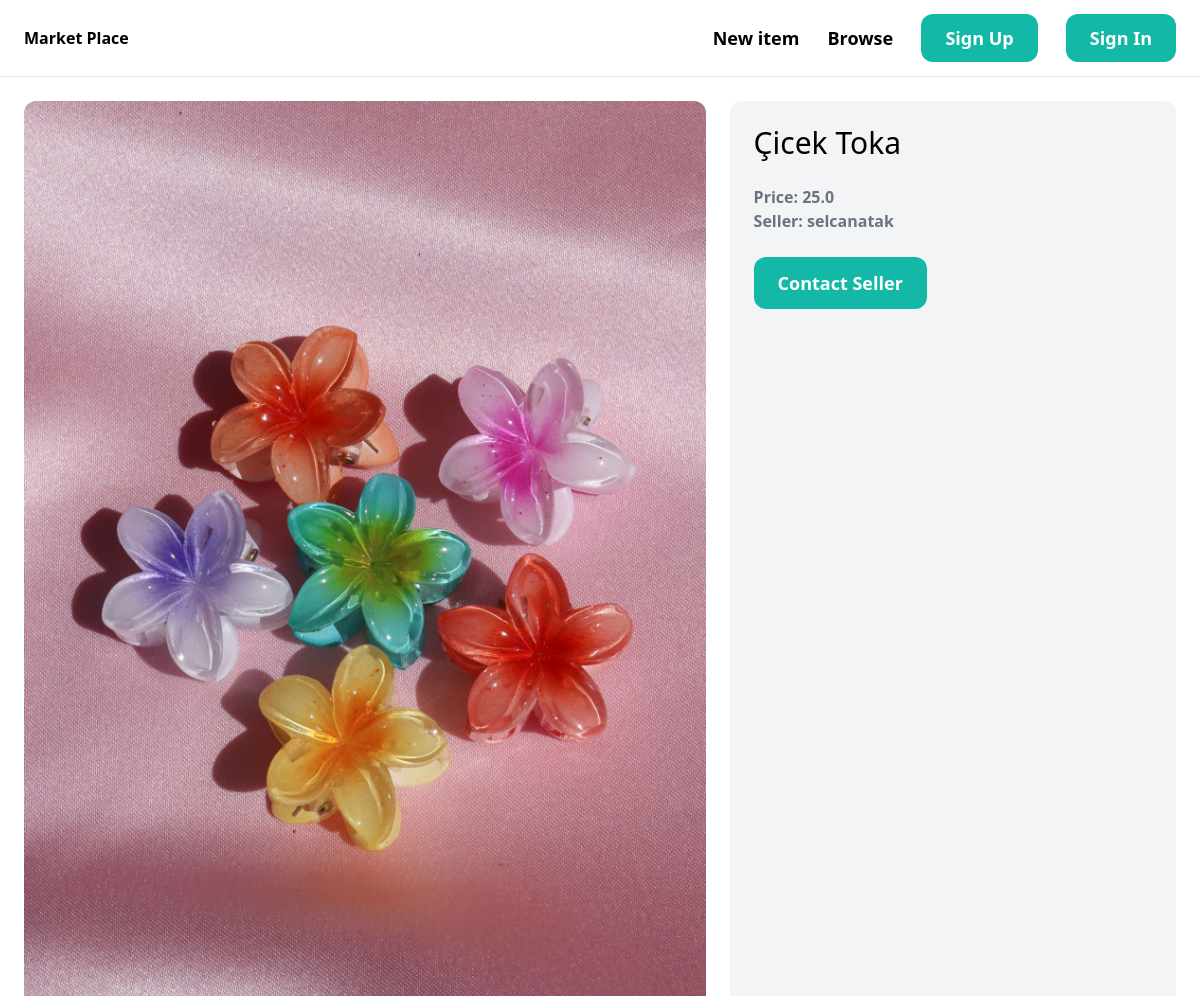
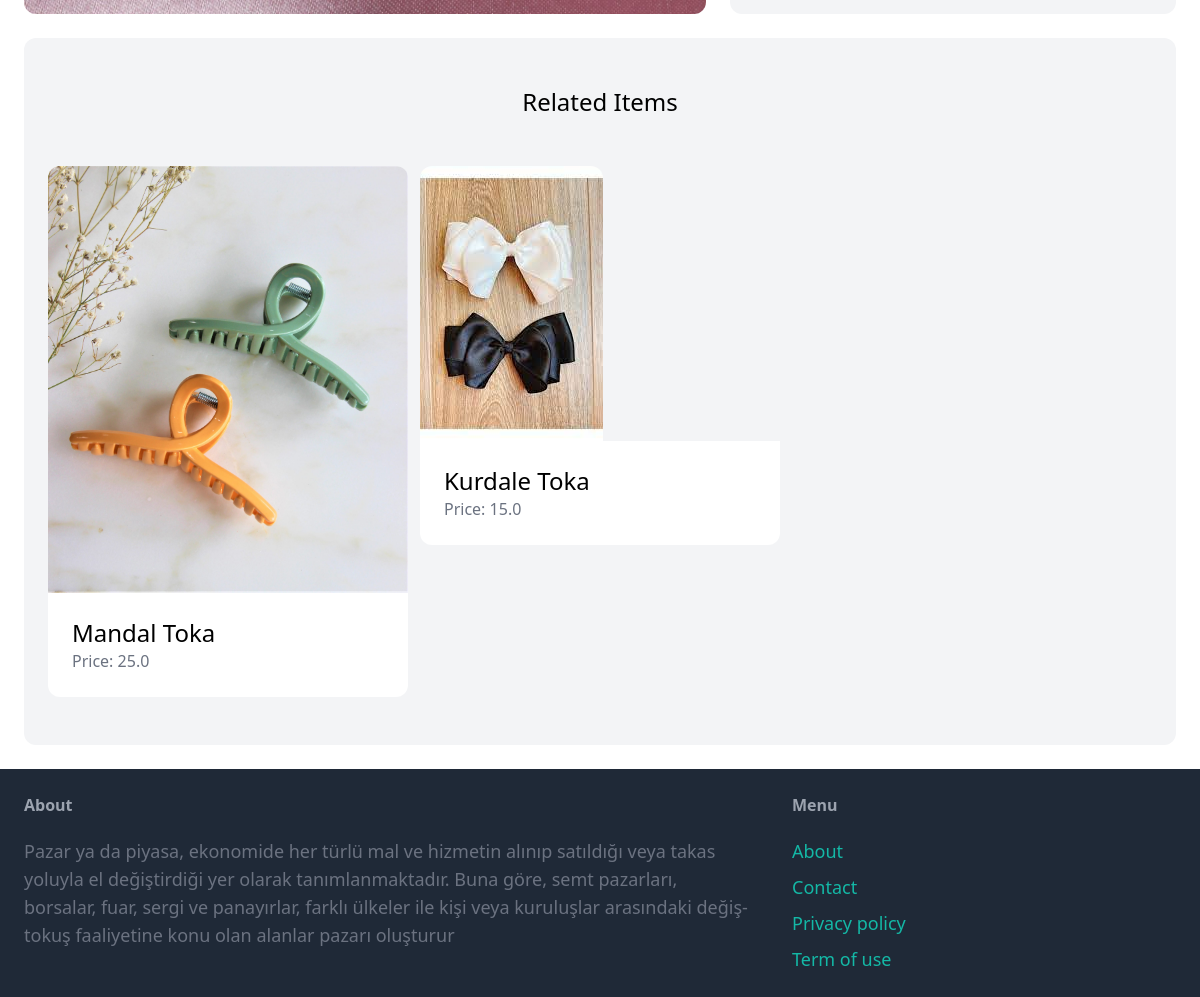
Screenshot of /items/3 with the database file from the repository (2 pictures, top to bottom).
### item/models.py (models this page shows, shortened)
class Item(models.Model):
    category = models.ForeignKey(Category, related_name='items', on_delete=models.CASCADE)
    name = models.CharField(max_length=255)
    description = models.TextField(blank=True, null=True)
    price = models.FloatField()
    image = models.ImageField(upload_to='item_images', blank=True, null=True)
    is_sold = models.BooleanField(default=False)
    created_by = models.ForeignKey(User, related_name='items', on_delete=models.CASCADE)
    created_at = models.DateTimeField(auto_now_add=True)

### item/views.py (the view)
# urls.py: path("items/<int:pk>", views.detail, name='detail'),
def detail(request, pk):
    item = get_object_or_404(Item, pk=pk)
    related_items = Item.objects.filter(category=item.category, is_sold=False).exclude(pk=pk)[0:3]
    context = {
        'item': item,
        'related_items': related_items,
    }
    return render(request, 'item/detail.html', context)

### templates/item/detail.html (shortened to what this page needs)
{% extends 'marketplace/base.html' %}
{% block content %}
<div class="grid grid-cols-5 gap-6">
    <div class="col-span-3">
        <img src="{{ item.image.url }}" class="rounded-xl">
    </div>
    <div class="col-span-2 p-6 bg-gray-100 rounded-xl" >
        <h1 class="mb-6 text-3xl" > {{item.name}} </h1>
        <p class="text-gray-500" ><strong> Price: {{item.price}} </strong></p>
        <p class="text-gray-500" ><strong> Seller: {{item.created_by.username}} </strong></p>
        <a href="#" class="inline-block mt-6 px-6 py-3 text-lg font-semibold bg-teal-500 text-white rounded-xl hover:bg-teal-700">Contact Seller </a>
    </div>
</div>
<div class="mt-6 px-6 py-12 bg-gray-100 rounded-xl ">
    <h2 class="mb-12 text-2xl text-center"> Related Items</h2>
    <div class="grid grid-cols-3 gap-3">
        {% for item in related_items %}
        <div>
            <a href="{% url 'item:detail' item.id %}">
                <div>
                    <img src="{{ item.image.url }}" class="rounded-t-xl">
                </div>
            <div class="p-6 bg-white rounded-b-xl">
                <h2 class="text-2xl">{{ item.name }}</h2>
                <p class="text-gray-500"> Price: {{ item.price }}</p>
            </div>
                </a>
        </div>
        {% endfor %}
    </div>
</div>
{% endblock %}

### rows the page displays
Item: image (picture), name "Çicek Toka", price "25.0", created_by.username "selcanatak"
Item: image (picture), name "Mandal Toka", price "25.0"
Item: image (picture), name "Kurdale Toka", price "15.0"
